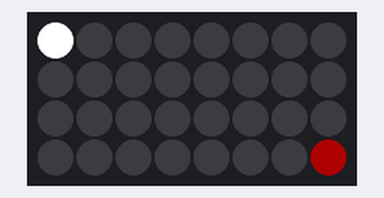
A program run on a simulated ESP8266 board running MicroPython. On the bench: 8×4 RGB LED matrix (first LED top left, wired row by row). Dim RGB values are drawn brighter than linear.

Above: at 0.05 s.
At 0.56 s:
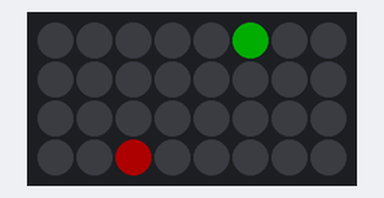
At 0.96 s:
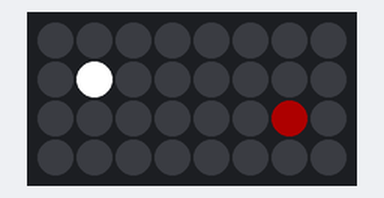
At 1.88 s:
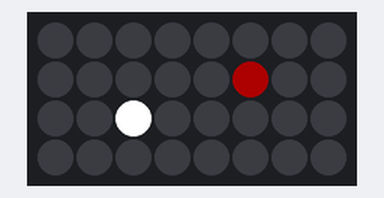
At 2.79 s:
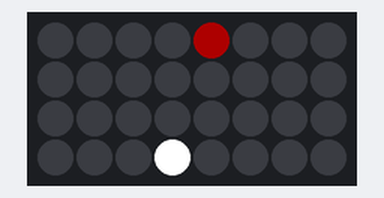
At 3.71 s:
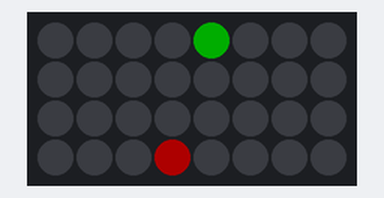

Measured:
- by itself, everything shown: repeats every 3.3 s, in 32 steps

The program:

runningPixel.py
```python
# runningPixel.py - a neopixel iteration
# 2017_0204 PePo Feather NeoPixel matrix, 8*4, GPIO15

import machine
import neopixel
import time

PIXEL_WIDTH = 8
PIXEL_HEIGHT = 4
MAX_BRIGHT = 50.0 # 0 .. 255.0
PIXEL_PIN = 15 #Feather Neopixel shield

np = neopixel.NeoPixel(machine.Pin(PIXEL_PIN), PIXEL_WIDTH*PIXEL_HEIGHT)

# Clear all the pixels and turn them off.
np.fill((0,0,0))
np.write()

# pixel function
def np_pixel(x, y, color):
    np[y*8 + x] = color

# #####################################################
# stap 1:  individuele pixel
# <editor-fold desc="Individuel Pixels">
#def stap1():
#    np[0] = (255, 0, 0)  # red
#    np[1] = (0, 255, 0)  # green
#    np[2] = (0, 0, 255)  # blue
#    np[3] = (255, 255, 255) # white
#    np.write()
# </editor-fold>
#stap1()

# #####################################################
# stap 2: eenvoudige animatie - a moving pixel ...
# <editor-fold desc="Running neopixel">
def stap2():
    while True:
        for i in range(PIXEL_WIDTH*PIXEL_HEIGHT):  #ga alle pixels langs
            np.fill((0, 0, 0))  # start met alle leds uit...
            np[i] = ((255,0,0)) # zet pixel op 'red'
            np.write() # update display, ofwel laat maar zien!
            time.sleep(0.35) #even wachten... / student in mijn tijd
            #time.sleep(0.1) #speed it up / moderne student...
#stap2()
# </editor-fold>

def stap3():
    while True:
        for y in range(PIXEL_HEIGHT):
            for x in range (PIXEL_WIDTH):
                np.fill((0, 0, 0))  # start met alle leds uit...
                np_pixel(x, y, (int(MAX_BRIGHT), 0, 0))
                np.write()
                time.sleep(0.1)
#stap3()

# fancier demo: up- and down running lights - cool
# <editor-fold desc="Running UP and DOWN">
def stap4():
    while True:
        for y in range(PIXEL_HEIGHT):
            for x in range(PIXEL_WIDTH):
                np.fill((0, 0, 0))
                np_pixel(x, y, (0, int(MAX_BRIGHT), 0)) #going up
                np_pixel(PIXEL_WIDTH - 1 - x, PIXEL_HEIGHT - 1 - y, (int(MAX_BRIGHT), 0, 0)) #going down
                if ( x == y):
                    np_pixel(x, y, (255, 255, 255))
                np.write()
                time.sleep(0.1) #fast
        np.fill((0,0,0))
        np.write()
stap4()
# </editor-fold>
```
